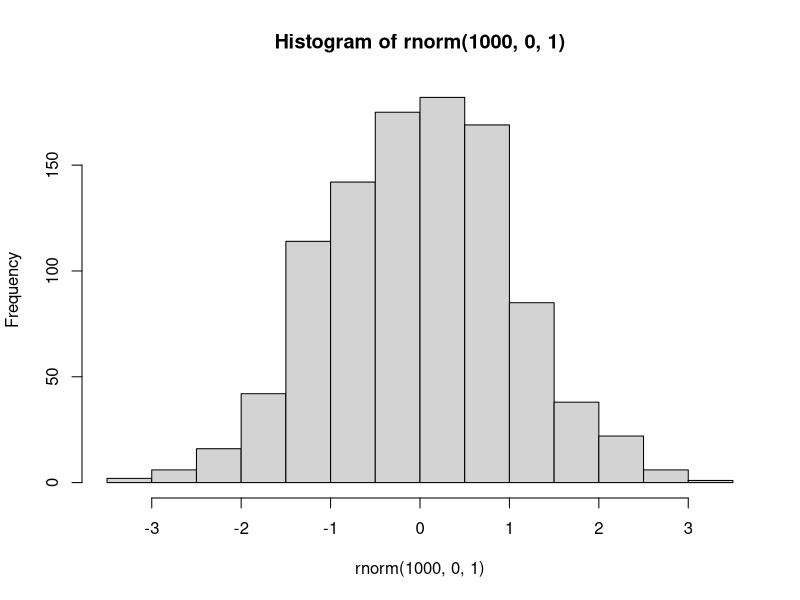

Recreate this plot in R.
## ---- chunk 1
hist(rnorm(1000, 0, 1))
